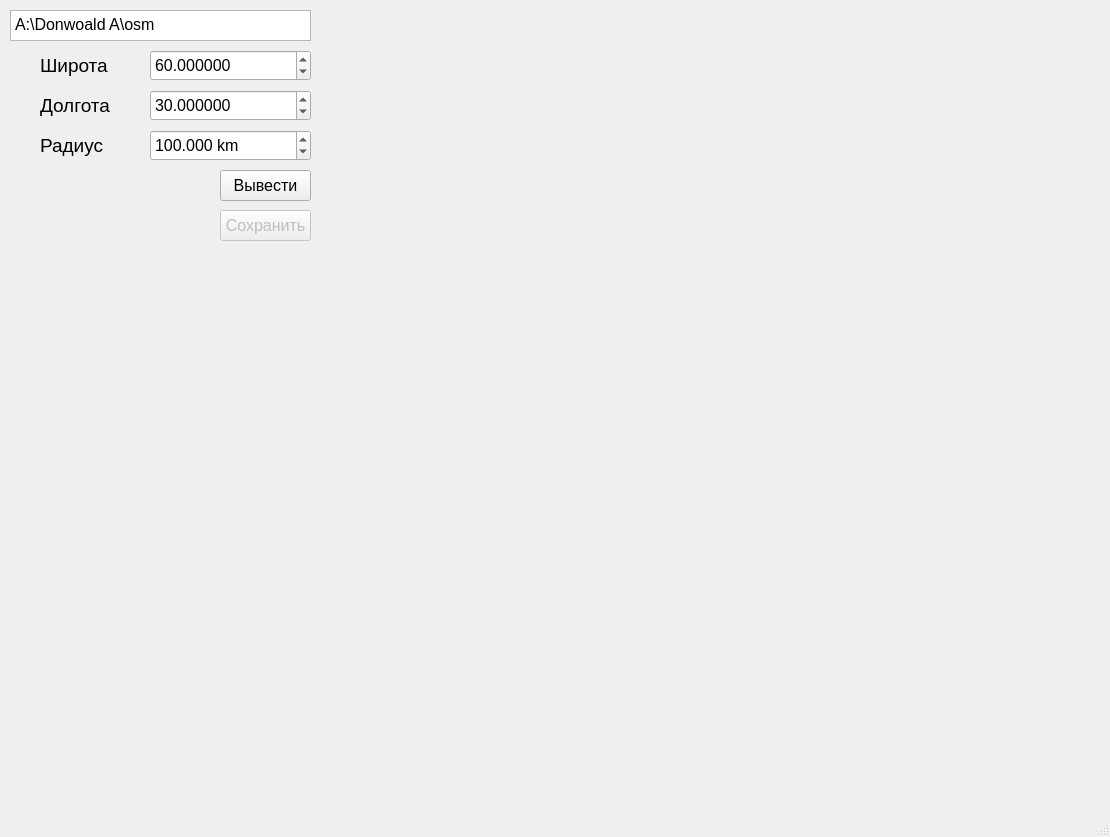
<?xml version="1.0" encoding="UTF-8"?>
<ui version="4.0">
 <class>MainWindow</class>
 <widget class="QMainWindow" name="MainWindow">
  <property name="geometry">
   <rect>
    <x>0</x>
    <y>0</y>
    <width>1110</width>
    <height>837</height>
   </rect>
  </property>
  <property name="windowTitle">
   <string>MainWindow</string>
  </property>
  <widget class="QWidget" name="centralwidget">
   <widget class="QWidget" name="widget" native="true">
    <property name="geometry">
     <rect>
      <x>10</x>
      <y>10</y>
      <width>301</width>
      <height>231</height>
     </rect>
    </property>
    <widget class="QPushButton" name="pushButton">
     <property name="geometry">
      <rect>
       <x>210</x>
       <y>160</y>
       <width>91</width>
       <height>31</height>
      </rect>
     </property>
     <property name="font">
      <font>
       <pointsize>12</pointsize>
      </font>
     </property>
     <property name="text">
      <string>Вывести</string>
     </property>
    </widget>
    <widget class="QDoubleSpinBox" name="radius">
     <property name="geometry">
      <rect>
       <x>140</x>
       <y>120</y>
       <width>161</width>
       <height>31</height>
      </rect>
     </property>
     <property name="font">
      <font>
       <pointsize>12</pointsize>
      </font>
     </property>
     <property name="suffix">
      <string> km</string>
     </property>
     <property name="decimals">
      <number>3</number>
     </property>
     <property name="minimum">
      <double>1.000000000000000</double>
     </property>
     <property name="maximum">
      <double>20000.000000000000000</double>
     </property>
     <property name="value">
      <double>100.000000000000000</double>
     </property>
    </widget>
    <widget class="QDoubleSpinBox" name="x_spin">
     <property name="geometry">
      <rect>
       <x>140</x>
       <y>80</y>
       <width>161</width>
       <height>31</height>
      </rect>
     </property>
     <property name="font">
      <font>
       <pointsize>12</pointsize>
      </font>
     </property>
     <property name="decimals">
      <number>6</number>
     </property>
     <property name="minimum">
      <double>-180.000000000000000</double>
     </property>
     <property name="maximum">
      <double>180.000000000000000</double>
     </property>
     <property name="value">
      <double>30.000000000000000</double>
     </property>
    </widget>
    <widget class="QDoubleSpinBox" name="y_spin">
     <property name="geometry">
      <rect>
       <x>140</x>
       <y>40</y>
       <width>161</width>
       <height>31</height>
      </rect>
     </property>
     <property name="font">
      <font>
       <pointsize>12</pointsize>
      </font>
     </property>
     <property name="decimals">
      <number>6</number>
     </property>
     <property name="minimum">
      <double>-90.000000000000000</double>
     </property>
     <property name="maximum">
      <double>90.000000000000000</double>
     </property>
     <property name="value">
      <double>60.000000000000000</double>
     </property>
    </widget>
    <widget class="QTextEdit" name="file_path">
     <property name="geometry">
      <rect>
       <x>0</x>
       <y>0</y>
       <width>301</width>
       <height>31</height>
      </rect>
     </property>
     <property name="font">
      <font>
       <pointsize>12</pointsize>
      </font>
     </property>
     <property name="html">
      <string>&lt;!DOCTYPE HTML PUBLIC &quot;-//W3C//DTD HTML 4.0//EN&quot; &quot;http://www.w3.org/TR/REC-html40/strict.dtd&quot;&gt;
&lt;html&gt;&lt;head&gt;&lt;meta name=&quot;qrichtext&quot; content=&quot;1&quot; /&gt;&lt;meta charset=&quot;utf-8&quot; /&gt;&lt;style type=&quot;text/css&quot;&gt;
p, li { white-space: pre-wrap; }
hr { height: 1px; border-width: 0; }
li.unchecked::marker { content: &quot;\2610&quot;; }
li.checked::marker { content: &quot;\2612&quot;; }
&lt;/style&gt;&lt;/head&gt;&lt;body style=&quot; font-family:'Segoe UI'; font-size:12pt; font-weight:400; font-style:normal;&quot;&gt;
&lt;p style=&quot; margin-top:0px; margin-bottom:0px; margin-left:0px; margin-right:0px; -qt-block-indent:0; text-indent:0px;&quot;&gt;A:\Donwoald A\osm&lt;/p&gt;&lt;/body&gt;&lt;/html&gt;</string>
     </property>
    </widget>
    <widget class="QLabel" name="label">
     <property name="geometry">
      <rect>
       <x>30</x>
       <y>40</y>
       <width>81</width>
       <height>31</height>
      </rect>
     </property>
     <property name="font">
      <font>
       <pointsize>14</pointsize>
      </font>
     </property>
     <property name="text">
      <string>Широта</string>
     </property>
    </widget>
    <widget class="QLabel" name="label_2">
     <property name="geometry">
      <rect>
       <x>30</x>
       <y>80</y>
       <width>81</width>
       <height>31</height>
      </rect>
     </property>
     <property name="font">
      <font>
       <pointsize>14</pointsize>
      </font>
     </property>
     <property name="text">
      <string>Долгота</string>
     </property>
    </widget>
    <widget class="QLabel" name="label_3">
     <property name="geometry">
      <rect>
       <x>30</x>
       <y>120</y>
       <width>81</width>
       <height>31</height>
      </rect>
     </property>
     <property name="font">
      <font>
       <pointsize>14</pointsize>
      </font>
     </property>
     <property name="text">
      <string>Радиус</string>
     </property>
    </widget>
    <widget class="QPushButton" name="saveButton">
     <property name="enabled">
      <bool>false</bool>
     </property>
     <property name="geometry">
      <rect>
       <x>210</x>
       <y>200</y>
       <width>91</width>
       <height>31</height>
      </rect>
     </property>
     <property name="font">
      <font>
       <pointsize>12</pointsize>
      </font>
     </property>
     <property name="text">
      <string>Сохранить</string>
     </property>
    </widget>
   </widget>
   <widget class="QWidget" name="gridLayoutWidget">
    <property name="geometry">
     <rect>
      <x>320</x>
      <y>10</y>
      <width>781</width>
      <height>781</height>
     </rect>
    </property>
    <layout class="QGridLayout" name="layout">
     <property name="spacing">
      <number>1</number>
     </property>
    </layout>
   </widget>
  </widget>
  <widget class="QMenuBar" name="menubar">
   <property name="geometry">
    <rect>
     <x>0</x>
     <y>0</y>
     <width>1110</width>
     <height>21</height>
    </rect>
   </property>
  </widget>
  <widget class="QStatusBar" name="statusbar"/>
 </widget>
 <resources/>
 <connections/>
</ui>
